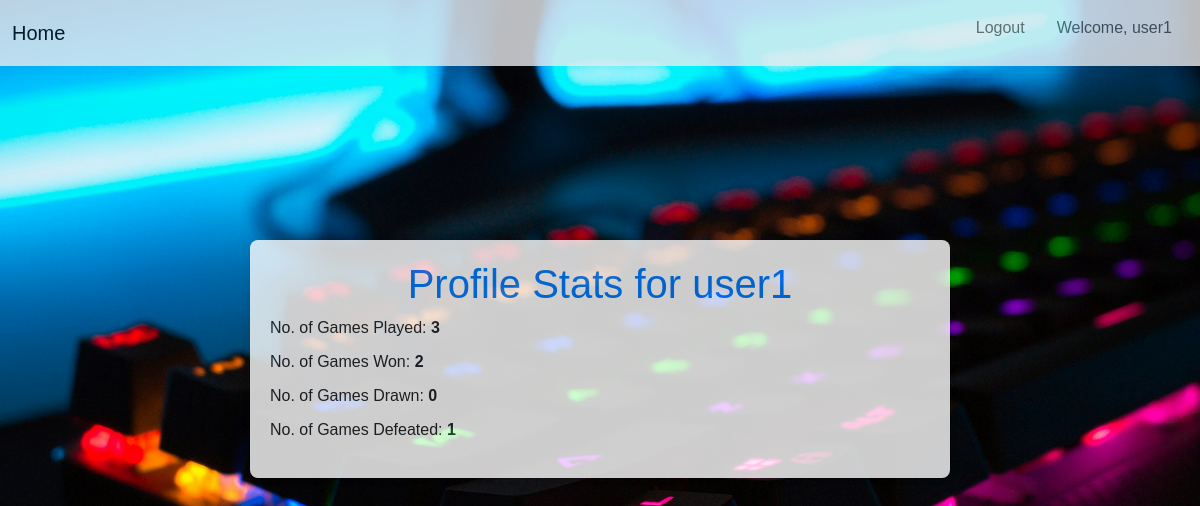
Page /profile/user1/ (signed in) on the earlier database version.
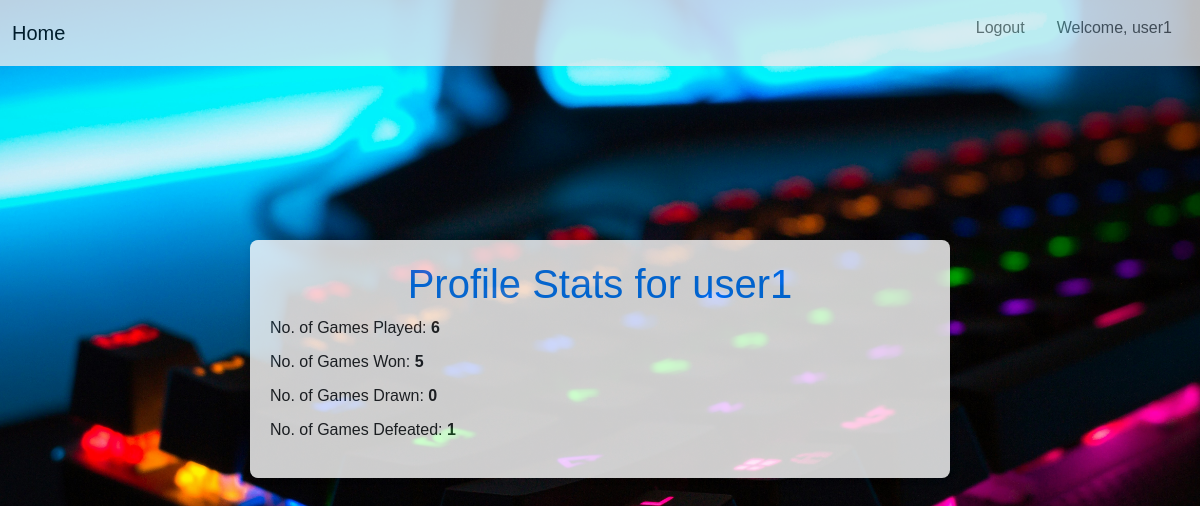
Same page on the later database version.
### authentication/models.py (models this page shows)
class ProfileStat(models.Model):
    Name = models.ForeignKey(User,on_delete=models.CASCADE)
    No_of_games_played = models.BigIntegerField(default=0)
    No_of_game_won = models.BigIntegerField(default=0)
    No_of_game_draw = models.BigIntegerField(default=0)

### gameapp/views.py (the view)
# urls.py: path('profile/<str:username>/', views.profile_stats, name='profile_stats')
def profile_stats(request, username):
    user = User.objects.get(username=username)
    profile = ProfileStat.objects.get(Name=user)
    games_defeated = profile.No_of_games_played - profile.No_of_game_won - profile.No_of_game_draw
    return render(request, 'profile_stats.html', {'profile': profile,'games_defeated': games_defeated})

### templates/profile_stats.html (shortened to what this page needs)
{% load bootstrap5 %}
{% bootstrap_css %}
<!DOCTYPE html>
<html lang="en">
<head>
</head>
<body>
    <nav class="navbar navbar-expand-lg navbar-light fixed-top" style="background-color: #e9ecef;">
        <div class="container-fluid">
            <a class="navbar-brand" href="/">Home</a>
            <div class="collapse navbar-collapse" id="navbarText">
                <ul class="navbar-nav ms-auto mb-2 mb-lg-0">
                    {% if user.is_authenticated %}
                    <li class="nav-item">
                        <a class="nav-link" href="/logout">Logout</a>
                    </li>
                    <li class="nav-item">
                        <a class="nav-link" href="/profile/{{ user.username }}">Welcome, {{ user.username }}</a>
                    </li>
                    {% else %}
                    <li class="nav-item">
                        <a class="nav-link" href="login">Login</a>
                    </li>
                    {% endif %}
                </ul>
            </div>
        </div>
    </nav>
    <div class="container">
        <h1>Profile Stats for {{ profile.Name.username }}</h1>
        <ul>
            <li>No. of Games Played: <span>{{ profile.No_of_games_played }}</span></li>
            <li>No. of Games Won: <span>{{ profile.No_of_game_won }}</span></li>
            <li>No. of Games Drawn: <span>{{ profile.No_of_game_draw }}</span></li>
            <li>No. of Games Defeated: <span>{{ games_defeated }}</span></li>
        </ul>
    </div>
</body>
</html>

Differences in the rows shown:
changed ProfileStat "user1": No_of_games_played "3" → "6"; No_of_game_won "2" → "5"
